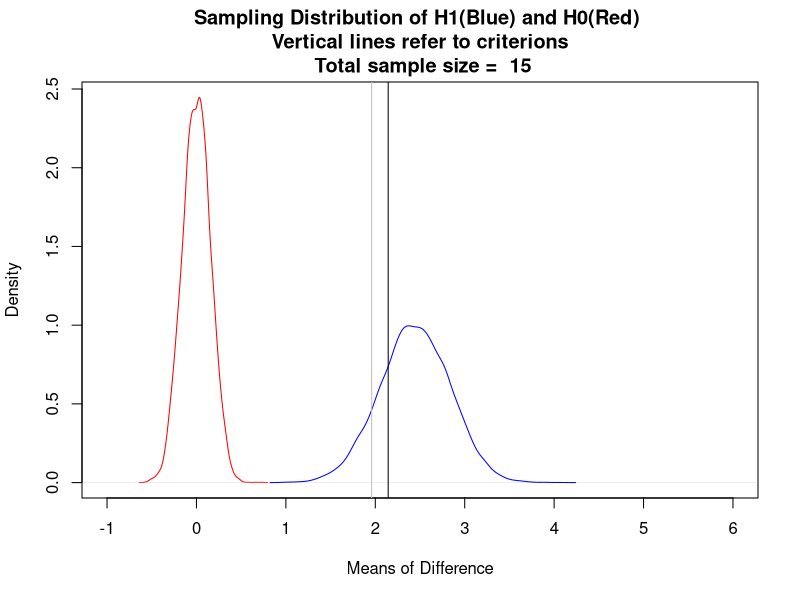
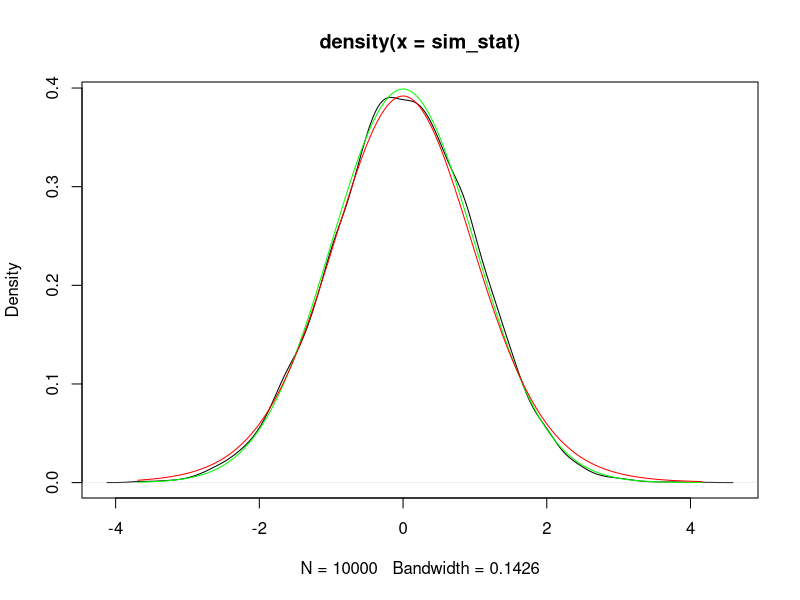

Generate these figures, in order, with R:
# Source data for bootstrap sampling
EXP_C <- c(3.33,3.67,2.67,3.33,3.33,3.67,4.67,2.67,6,4.33,3.33,0.67,1.33,0.33,2)        # from Source data
CON_C <- c(0.27,0.59,0.32,0.19,1.26,0.11,0.3,0.4,1.59,0.6,0.65,0.69,1.26,0.23,0.38)     # from Source data
N <- length(CON_C) # Original sample size was 15
DF <- N -1           # Degree of freedom
alpha <- .975            # Criterion for two-tail
## Making of sampling means by bootstrap
i = 10000                #
D_sim_means_H1 <- NULL   #
D_sim_means_H0 <- NULL   #
while (i > 0) {          #
  D_sim_means_H1 <- c(D_sim_means_H1, mean(sample(EXP_C, N, replace = TRUE) - sample(CON_C, N, replace = TRUE)) )       #
  D_sim_means_H0 <- c(D_sim_means_H0, mean(sample(CON_C, N, replace = TRUE) - sample(CON_C, N, replace = TRUE)) )       #
  i = i - 1              #
}                        #
## Draw sampling means
Title = paste("Sampling Distribution of H1(Blue) and H0(Red) \n Vertical lines refer to criterions \n Total sample size = ", N)   #
plot(density(D_sim_means_H0), main=Title, xlab = "Means of Difference",col="red",xlim=c(-1,6))                                          #
lines(density(D_sim_means_H1), col="blue")                                                                                              # 
abline(v=mean(D_sim_means_H0)+qt(alpha,DF),col="black")                                                                                 #
abline(v=mean(D_sim_means_H0)+qnorm(alpha),col="grey")                                                                                  #


sim_stat <- (D_sim_means_H1 - mean(D_sim_means_H1))/sd(D_sim_means_H1)
mean(sim_stat)
sd(sim_stat)
sim_stat_density <- density(sim_stat)
plot(sim_stat_density)
lines(x=sort(sim_stat), y=dnorm(sort(sim_stat),mean=mean(sim_stat),sd=sd(sim_stat)),col="green")
lines(x=sort(sim_stat), y=dt(sort(sim_stat),df=DF),col="red")

sum((sim_stat_density$y - dnorm(sim_stat_density$x,mean = mean(sim_stat), sd = sd(sim_stat)))^2, na.rm = TRUE)
sum((sim_stat_density$y - dt(sim_stat_density$x, df = DF))^2, na.rm = TRUE)

mean(sim_stat > qnorm(.975))
#mean(sim_stat > qt(.975,df=DF+1))
mean(sim_stat > qt(alpha,df=DF))
#mean(sim_stat > qt(.975,df=DF-1))


## Estimate errors by normal distribution
paste0("By normal distribution, Type 1 error is ", 100*mean(D_sim_means_H0 >mean(D_sim_means_H0)+qnorm(alpha)), "%")   #
paste0("By normal distribution, Type 2 error is ", 100*mean(D_sim_means_H1 <mean(D_sim_means_H0)+qnorm(alpha)), "%")   #
## Estimate errors by t distribution
paste0("By t distribution, Type 1 error is ", 100*mean(D_sim_means_H0 >mean(D_sim_means_H0)+qt(alpha,DF)), "%")        #
paste0("By t distribution, Type 2 error is ", 100*mean(D_sim_means_H1 <mean(D_sim_means_H0)+qt(alpha,DF)), "%")        #